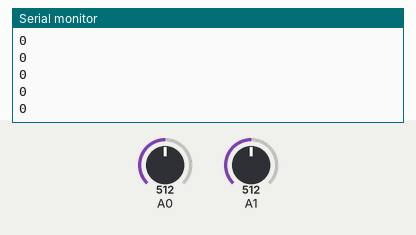
Bench run of a sketch on a simulated Arduino Uno, built with avr-gcc and run on an emulated ATmega328P. Parts: the last lines printed to the serial monitor. The inputs (shaded band) are chosen by the test bench; at power-on: A0 = 512, A1 = 512.

Above: at 1.2 s.
1.3 s: A0 set to 306
At 1.33 s:
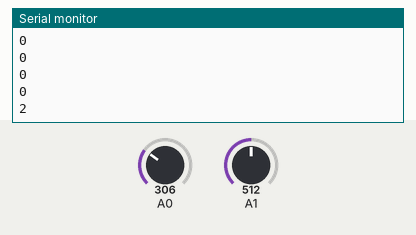
2.8 s: A1 set to 1023
At 2.84 s:
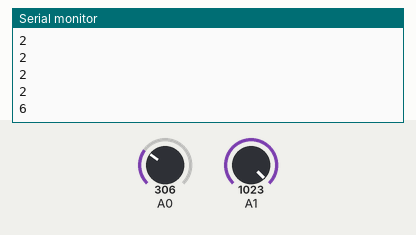
4.3 s: A0 set to 1023
At 4.3 s:
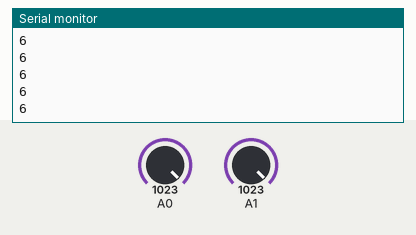
Timing chart, 0 to 7.3 s (numbered marks = the images above; inputs shaded):
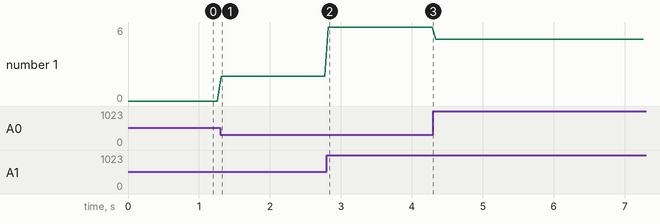

The sketch:

jopytest.ino
```cpp
int gearposx[8] = {4, 2, 4, 0, 4, 0, 5, 0};
int gearposy[8] = {0, 2, 2, 2, 3, 3, 6, 6};
int CurGear;
void setup() {
  // put your setup code here, to run once:
  Serial.begin(9600);
}

void loop() {
  // put your main code here, to run repeatedly:
  int JoyX = analogRead(A0);
  int JoyY = analogRead(A1);
  JoyX = map(JoyX,150,1023,0,5);
  JoyY = map(JoyY,79,1023,0,6);
//  Serial.println(JoyX);
//  Serial.println(JoyY);
  if (JoyX == gearposx[0] and JoyY == gearposy[0]) {
    if (CurGear > -1) {
      CurGear = -1;
    }
    else if (CurGear < -1) {
      CurGear = -1;
    }
  }
  //N
  if (JoyX == gearposx[1] and JoyY == gearposy[1]) {
    if (CurGear > 0) {
      CurGear = 0;
    }
    else if (CurGear < 0) {
      CurGear = 0;
    }
  }
  //1
  if (JoyX == gearposx[2] and JoyY == gearposy[2]) {
    if (CurGear > 1) {
      CurGear = 1;
    }
    else if (CurGear < 1) {
      CurGear = 1;
    }
  }
  //2
  if (JoyX == gearposx[3] and JoyY == gearposy[3]) {
    if (CurGear > 2) {
      CurGear = 2;
    }
    else if (CurGear < 2) {
      CurGear = 2;
    }
  }
  //3
  if (JoyX == gearposx[4] and JoyY == gearposy[4]) {
    if (CurGear > 3) {
      CurGear = 3;
    }
    else if (CurGear < 3) {
      CurGear = 3;
    }
  }
  //4
  if (JoyX == gearposx[5] and JoyY == gearposy[5]) {
    if (CurGear > 4) {
      CurGear = 4;
    }
    else if (CurGear < 4) {
      CurGear = 4;
    }
  }
  //5
  if (JoyX == gearposx[6] and JoyY == gearposy[6]) {
    if (CurGear > 5) {
      CurGear = 5;
    }
    else if (CurGear < 5) {
      CurGear = 5;
    }
  }
  //6
  if (JoyX == gearposx[7] and JoyY == gearposy[7]) {
    if (CurGear > 6) {
      CurGear = 6;
    }
    else if (CurGear < 6) {
      CurGear = 6;
    }
  }
  Serial.println(CurGear);
  delay(50);
}
```

Measured:
- after the input at 1.3 s, the serial monitor: prints a new line at once (image 1)
- after the input at 2.8 s, the serial monitor: prints a new line at once (image 2)
- plotted number 1: 0 → 2 after the input at 1.3 s, 2 → 6 after the input at 2.8 s, 6 → 5 after the input at 4.3 s
